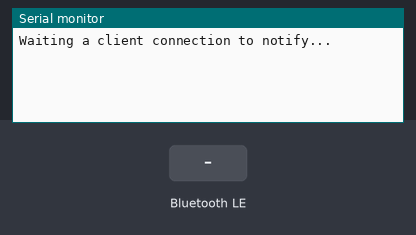
Recording of a sketch running on a simulated ESP32. Shown: the last lines printed to the serial monitor. The inputs (shaded band) are chosen by the test bench. Nothing arrives over Bluetooth unless stated; a phone connects over Bluetooth LE 3 s after start.

Above: at 1.2 s.
1.3 s: Bluetooth LE write "1" received
At 2.3 s:
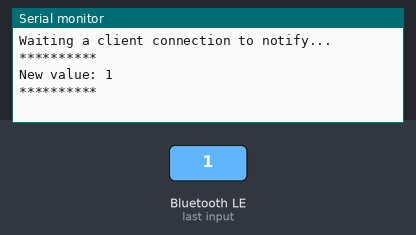
2.8 s: Bluetooth LE write "0" received
At 3.4 s:
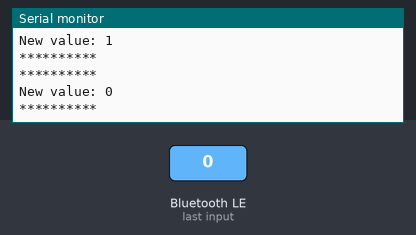
4.3 s: Bluetooth LE write "2" received
At 5.8 s:
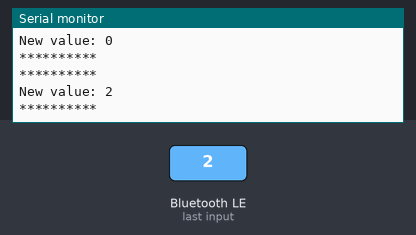

The sketch:

ESP32_BLE_Server_simple.ino
```cpp
/*
    Video: https://www.youtube.com/watch?v=oCMOYS71NIU
    Based on Neil Kolban example for IDF: https://github.com/nkolban/esp32-snippets/blob/master/cpp_utils/tests/BLE%20Tests/SampleNotify.cpp
    Ported to Arduino ESP32 by Evandro Copercini
    updated by chegewara

   Create a BLE server that, once we receive a connection, will send periodic notifications.
   The service advertises itself as: 4fafc201-1fb5-459e-8fcc-c5c9c331914b
   And has a characteristic of: beb5483e-36e1-4688-b7f5-ea07361b26a8

   The design of creating the BLE server is:
   1. Create a BLE Server
   2. Create a BLE Service
   3. Create a BLE Characteristic on the Service
   4. Create a BLE Descriptor on the characteristic
   5. Start the service.
   6. Start advertising.

   A connect hander associated with the server starts a background task that performs notification
   every couple of seconds.
*/
#include <BLEDevice.h>
#include <BLEServer.h>
#include <BLEUtils.h>
#include <BLE2902.h>

BLEServer* pServer = NULL;
BLECharacteristic* pCharacteristic = NULL;
bool deviceConnected = false;
bool oldDeviceConnected = false;


// See the following for generating UUIDs:
// https://www.uuidgenerator.net/

#define SERVICE_UUID        "4fafc201-1fb5-459e-8fcc-c5c9c331914b"
#define CHARACTERISTIC_UUID "beb5483e-36e1-4688-b7f5-ea07361b26a8"


class MyServerCallbacks: public BLEServerCallbacks {
    void onConnect(BLEServer* pServer) {
      deviceConnected = true;
      BLEDevice::startAdvertising();
    };

    void onDisconnect(BLEServer* pServer) {
      deviceConnected = false;
    }
};

class MyCallbacks: public BLECharacteristicCallbacks {
  void onWrite(BLECharacteristic *pCharacteristic){
    std::string value = pCharacteristic->getValue();

    if(value.length() > 0){

      Serial.println("**********");
      Serial.print("New value: ");

      for(int i=0; i < value.length(); i++){
        Serial.print(value[i]);
      }

      Serial.println();
      Serial.println("**********");

    }
  }
};


void setup() {
  Serial.begin(115200);

  // Create the BLE Device
  BLEDevice::init("ESP32 GET NOTI FROM DEVICE");

  // Create the BLE Server
  pServer = BLEDevice::createServer();
  pServer->setCallbacks(new MyServerCallbacks());

  // Create the BLE Service
  BLEService *pService = pServer->createService(SERVICE_UUID);

  // Create a BLE Characteristic
  pCharacteristic = pService->createCharacteristic(
                      CHARACTERISTIC_UUID,
                      BLECharacteristic::PROPERTY_READ   |
                      BLECharacteristic::PROPERTY_WRITE  |
                      BLECharacteristic::PROPERTY_NOTIFY |
                      BLECharacteristic::PROPERTY_INDICATE
                    );

  pCharacteristic->setCallbacks(new MyCallbacks());

  // https://www.bluetooth.com/specifications/gatt/viewer?attributeXmlFile=org.bluetooth.descriptor.gatt.client_characteristic_configuration.xml
  // Create a BLE Descriptor
  pCharacteristic->addDescriptor(new BLE2902());

  // Start the service
  pService->start();

  // Start advertising
  BLEAdvertising *pAdvertising = BLEDevice::getAdvertising();
  pAdvertising->addServiceUUID(SERVICE_UUID);
  pAdvertising->setScanResponse(false);
  pAdvertising->setMinPreferred(0x0);  // set value to 0x00 to not advertise this parameter
  BLEDevice::startAdvertising();
  Serial.println("Waiting a client connection to notify...");
}

void loop() {
    // notify changed value
//    if (deviceConnected) {
//        pCharacteristic->setValue((uint8_t*)&value, 4);
//        pCharacteristic->notify();
//        value++;
//        delay(10); // bluetooth stack will go into congestion, if too many packets are sent, in 6 hours test i was able to go as low as 3ms
//    }
    // disconnecting
    if (!deviceConnected && oldDeviceConnected) {
        delay(500); // give the bluetooth stack the chance to get things ready
        pServer->startAdvertising(); // restart advertising
        Serial.println("start advertising");
        oldDeviceConnected = deviceConnected;
    }
    // connecting
    if (deviceConnected && !oldDeviceConnected) {
        // do stuff here on connecting
        oldDeviceConnected = deviceConnected;
    }
}
```

Measured:
- after the input at 1.3 s, the serial monitor: prints a new line after 0.05 s (image 1)
- after the input at 2.8 s, the serial monitor: prints a new line after 0.05 s (image 2)
- after the input at 4.3 s, the serial monitor: prints a new line after 0.05 s (image 3)
